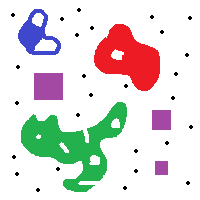
#> input picture morfologia.png, 200 x 200 px
$ python convexHull.py
#> lines starting #> are read from the running program, lines starting #| are printed output that depends on the picture; after the words box and inside, x2 and y2 are one past the last pixel; in counts of white or black regions, pixels touching at a corner belong together
import numpy as np
import cv2

# leitura da imagem
img = cv2.imread('morfologia.png', 0)
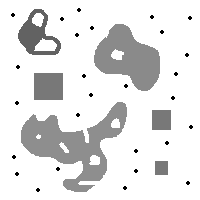
#> img: shape (200, 200); min 0, max 255, mean 226.1

median = cv2.medianBlur(img, 5)
ret, binaria = cv2.threshold(median, 200, 255, cv2.THRESH_BINARY)
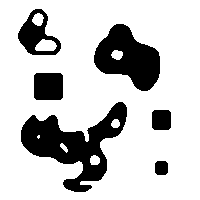
#> binaria: shape (200, 200); 78% white; 6 black regions, box (x1, y1, x2, y2) and area: (21, 102, 127, 192) 3931, (94, 24, 160, 91) 2629, (18, 9, 61, 55) 927, (34, 73, 63, 100) 771, (152, 110, 171, 130) 368, (155, 161, 168, 175) 170

# kernelD = np.ones((3,3), np.uint8)
kernel = np.ones((3, 3), np.uint8)

print(kernel)
erosao = cv2.erode(binaria, kernel, iterations=6)  # destaca partes pretas
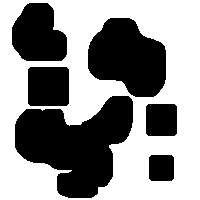
#> erosao: shape (200, 200); 56.4% white; 6 black regions, box (x1, y1, x2, y2) and area: (15, 96, 133, 198) 7302, (88, 18, 166, 97) 4459, (12, 3, 67, 61) 2483, (28, 67, 69, 106) 1587, (146, 104, 177, 136) 980, (149, 155, 174, 181) 638
dilatacao = cv2.dilate(erosao, kernel, iterations=5)
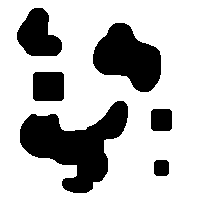
#> dilatacao: shape (200, 200); 73% white; 6 black regions

#encontrando os contornos
contours, hierarchy = cv2.findContours(dilatacao, cv2.RETR_TREE, cv2.CHAIN_APPROX_SIMPLE)
#> contours = 7 contours; box (x1, y1, x2, y2) and area: (0, 0, 200, 200) 39601, (19, 100, 129, 194) 5002, (92, 22, 162, 93) 3087, (16, 7, 63, 57) 1512, (32, 71, 65, 102) 942, (150, 108, 173, 132) 488, (153, 159, 170, 177) 254

# crinado hull_array para os pontos do fecho convexo
hull = []
# calculando pontos para cada ponto de contorno
for i in range(len(contours)):
    hull.append(cv2.convexHull(contours[i], False))
#> this loop made 7 passes
#> after the loop, hull = 7 contours; box (x1, y1, x2, y2) and area: (0, 0, 200, 200) 39601, (19, 100, 129, 194) 6972, (92, 22, 162, 93) 3380, (16, 7, 63, 57) 1644, (32, 71, 65, 102) 942, (150, 108, 173, 132) 488, (153, 159, 170, 177) 254

# criando uma imagem preta
drawing = np.zeros((dilatacao.shape[0], dilatacao.shape[1], 3), np.uint8)

# # desenhando na imagem preta os contornos e hull points
for i in range(len(contours)):
    color = (255, 255, 255)  # cor pro fecho convexo
    # desenhando o fecho convexo na imagem preta
    cv2.drawContours(drawing, hull, i, color, 2, 8)
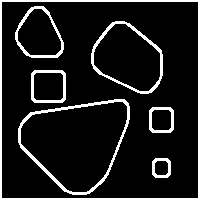
#> drawing: shape (200, 200, 3); 11.2% white; 7 white regions, largest, box (x1, y1, x2, y2) and area: (0, 0, 200, 200) 1584, (18, 99, 130, 195) 985, (91, 21, 163, 94) 649

cv2.imwrite("Imagem3.png",drawing)

imgc =  cv2.imread('morfologia.png', 1)
#> imgc is the input picture: shape (200, 200, 3); mean B, G, R 216.8, 220.1, 222.7

for i in range(imgc.shape[0]):
    for j in range(imgc.shape[1]):
        rgb = drawing[i][j]
        if (i+5) < imgc.shape[0] and j+5 < imgc.shape[1]:
            rgb2 = imgc[i+5][j+5]
            if (rgb2[0] == 164):
                continue
        if (i - 10) < imgc.shape[0] and j - 10 < imgc.shape[1]:
            rgb2 = imgc[i - 5][j -5]
            if (rgb2[0] == 164):
                continue
        if (i + 10) < imgc.shape[0] and j - 10 < imgc.shape[1]:
            rgb2 = imgc[i + 5][j -5]
            if (rgb2[0] == 164):
                continue
        if (i - 10) < imgc.shape[0] and j + 10 < imgc.shape[1]:
            rgb2 = imgc[i - 5][j + 5]
            if (rgb2[0] == 164):
                continue
        if  rgb[0] == 255 and rgb[1] == 255 and rgb[2] == 255  and (i != 0 and i != 1 and j!=0 and j != 1
            and i!= (imgc.shape[0]-1) and j != (imgc.shape[1]-1) and i!= (imgc.shape[0]-2) and j != (imgc.shape[1]-2))  :
          imgc[i][j] = [0,50,48]
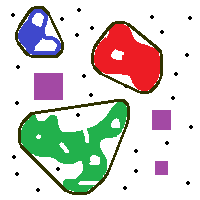
#> imgc: shape (200, 200, 3); 5.21% of pixels changed, all inside (x1, y1, x2, y2) = (15, 6, 163, 195)

cv2.imwrite("frames_video\com_Fecho_Convexo_na_Original.png",imgc,[16,0])
cv2.imshow("skel", imgc)
cv2.waitKey(0)
cv2.destroyAllWindows()
